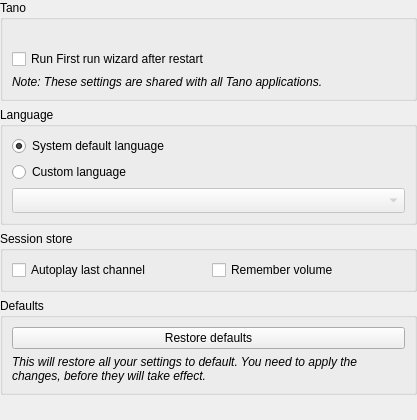
<?xml version="1.0" encoding="UTF-8"?>
<ui version="4.0">
 <class>SettingsGeneral</class>
 <widget class="QWidget" name="SettingsGeneral">
  <property name="geometry">
   <rect>
    <x>0</x>
    <y>0</y>
    <width>417</width>
    <height>420</height>
   </rect>
  </property>
  <property name="windowIcon">
   <iconset resource="../../../data/icons.qrc">
    <normaloff>:/icons/48x48/settings.png</normaloff>:/icons/48x48/settings.png</iconset>
  </property>
  <layout class="QVBoxLayout" name="verticalLayout">
   <property name="margin">
    <number>0</number>
   </property>
   <item>
    <widget class="QGroupBox" name="groupTano">
     <property name="title">
      <string>Tano</string>
     </property>
     <layout class="QGridLayout" name="gridLayout">
      <item row="0" column="0" rowspan="2">
       <widget class="QLabel" name="labelVersion">
        <property name="text">
         <string/>
        </property>
       </widget>
      </item>
      <item row="2" column="0">
       <widget class="QCheckBox" name="checkWizard">
        <property name="text">
         <string>Run First run wizard after restart</string>
        </property>
       </widget>
      </item>
      <item row="3" column="0">
       <widget class="QLabel" name="labelSettingsInfo">
        <property name="text">
         <string>&lt;i&gt;Note: These settings are shared with all Tano applications.&lt;/i&gt;</string>
        </property>
        <property name="wordWrap">
         <bool>true</bool>
        </property>
       </widget>
      </item>
      <item row="0" column="1" rowspan="4">
       <widget class="QLabel" name="labelLogoPlayer">
        <property name="sizePolicy">
         <sizepolicy hsizetype="Maximum" vsizetype="Maximum">
          <horstretch>0</horstretch>
          <verstretch>0</verstretch>
         </sizepolicy>
        </property>
        <property name="pixmap">
         <pixmap resource="../../../data/logo.qrc">:/logo/64x64/logo.png</pixmap>
        </property>
        <property name="alignment">
         <set>Qt::AlignRight|Qt::AlignTrailing|Qt::AlignVCenter</set>
        </property>
       </widget>
      </item>
     </layout>
    </widget>
   </item>
   <item>
    <widget class="QGroupBox" name="groupLanguage">
     <property name="title">
      <string>Language</string>
     </property>
     <layout class="QVBoxLayout" name="layoutLangBox">
      <item>
       <widget class="QRadioButton" name="radioDefault">
        <property name="text">
         <string>System default language</string>
        </property>
        <property name="checked">
         <bool>true</bool>
        </property>
       </widget>
      </item>
      <item>
       <widget class="QRadioButton" name="radioCustom">
        <property name="text">
         <string>Custom language</string>
        </property>
       </widget>
      </item>
      <item>
       <widget class="QComboBox" name="comboLanguage">
        <property name="enabled">
         <bool>false</bool>
        </property>
        <property name="minimumSize">
         <size>
          <width>0</width>
          <height>25</height>
         </size>
        </property>
       </widget>
      </item>
     </layout>
    </widget>
   </item>
   <item>
    <widget class="QGroupBox" name="groupSession">
     <property name="title">
      <string>Session store</string>
     </property>
     <layout class="QHBoxLayout" name="horizontalLayout">
      <item>
       <widget class="QCheckBox" name="checkAutoplay">
        <property name="text">
         <string>Autoplay last channel</string>
        </property>
       </widget>
      </item>
      <item>
       <widget class="QCheckBox" name="checkVolume">
        <property name="text">
         <string>Remember volume</string>
        </property>
       </widget>
      </item>
     </layout>
    </widget>
   </item>
   <item>
    <widget class="QGroupBox" name="groupDefaults">
     <property name="title">
      <string>Defaults</string>
     </property>
     <layout class="QVBoxLayout" name="verticalLayout_2">
      <item>
       <widget class="QPushButton" name="buttonDefaults">
        <property name="text">
         <string>Restore defaults</string>
        </property>
        <property name="icon">
         <iconset resource="../../../data/icons.qrc">
          <normaloff>:/icons/16x16/refresh.png</normaloff>:/icons/16x16/refresh.png</iconset>
        </property>
       </widget>
      </item>
      <item>
       <widget class="QLabel" name="labelDefaults">
        <property name="text">
         <string>&lt;i&gt;This will restore all your settings to default. You need to apply the changes, before they will take effect.&lt;/i&gt;</string>
        </property>
        <property name="wordWrap">
         <bool>true</bool>
        </property>
       </widget>
      </item>
     </layout>
    </widget>
   </item>
   <item>
    <spacer name="verticalSpacer">
     <property name="orientation">
      <enum>Qt::Vertical</enum>
     </property>
     <property name="sizeHint" stdset="0">
      <size>
       <width>20</width>
       <height>40</height>
      </size>
     </property>
    </spacer>
   </item>
  </layout>
 </widget>
 <resources>
  <include location="../../../data/icons.qrc"/>
  <include location="../../../data/logo.qrc"/>
 </resources>
 <connections>
  <connection>
   <sender>radioCustom</sender>
   <signal>toggled(bool)</signal>
   <receiver>comboLanguage</receiver>
   <slot>setEnabled(bool)</slot>
   <hints>
    <hint type="sourcelabel">
     <x>112</x>
     <y>229</y>
    </hint>
    <hint type="destinationlabel">
     <x>128</x>
     <y>258</y>
    </hint>
   </hints>
  </connection>
 </connections>
</ui>
